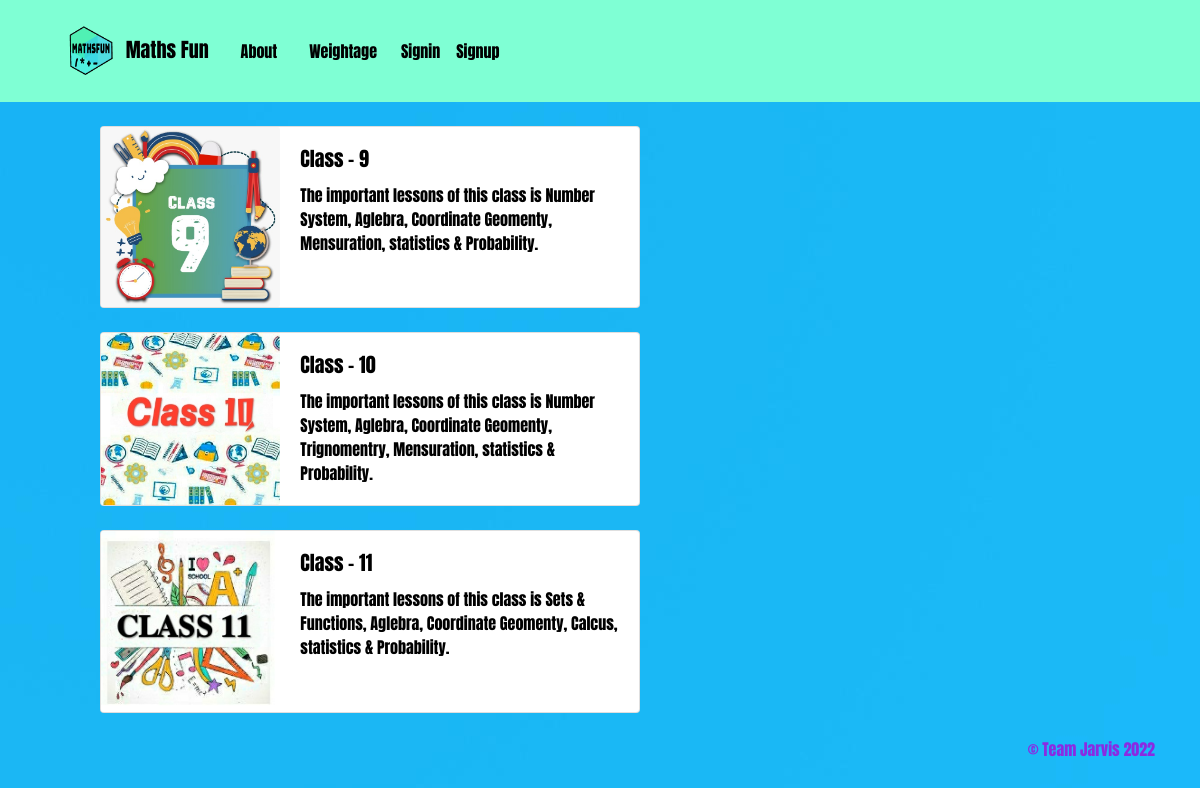
The page / on the database its author committed.
### MathsFun/models.py (models this page shows, shortened)
class AllStandard(models.Model):
    clsimg = models.ImageField(upload_to='classimg/', blank=True)
    standardname = models.CharField(max_length=300)
    deskrip = models.CharField(max_length=20000)

### MathsFun/views.py (the view)
# urls.py: path('', views.Standard, name='home-page'),
def Standard(request):
    ac = AllStandard.objects.all()
    template = loader.get_template('MathsFun/Standard.html')
    context = {
        'ac': ac,
    }
    return HttpResponse(template.render(context, request))

### MathsFun/templates/MathsFun/Standard.html (shortened to what this page needs)
{% extends 'base.html' %}
{% block content %}
<div class = 'container'>
  <br/>
  <ol>
    {% for x in ac %}
    <div class="card mb-4" style="max-width: 540px;">
      <div class="row no-gutters">
        {% if x.clsimg %}
        <div class="col-md-4">
          <img src="{{ x.clsimg.url }}"  class="card-img" height = '100%' width = '100%'>
        </div>
        {% endif %}
        <div class="col-md-8">
          <div class="card-body">
            <h5 class="card-title"><a href="{% url 'topic' x.id %}"  id = 'click'>{{x.standardname}}</a></h5>
            <p class="card-text"><a href="{% url 'topic' x.id %}"  id = 'click'>{{x.deskrip}}</a></p>
          </div>
        </div>
      </div>
    </div>
    {% endfor %}
  </ol>
</div>
{% endblock %}

### website/templates/base.html (shortened to what this page needs)
<!doctype html>
<html lang="en">
<head>
  {% load static %}
  <link rel="stylesheet" href="https://stackpath.bootstrapcdn.com/bootstrap/4.5.2/css/bootstrap.min.css">
</head>
<body>
  <nav class="navbar navbar-light " style="background-color:#7fffd4;" >
    <div class = 'container' >
      <nav class="navbar navbar-expand-lg navbar-light" >
        <a class="navbar-brand" href='{% url "home-page" %}' id = 'cp'>
          <img src ='{% static "wlogo.png" %}' class='d-inline-block align-top-right' height=60 width=60/>
          Maths Fun
        </a>
        <div class="collapse navbar-collapse" id="navbarNavDropdown">
          <div class="nav-item">
            <a class="nav-link" href="{% url 'about' %}" id = 'cp'>About</a>
          </div>
          <div class = 'nav-item'>
            <a class = 'nav-link' href = "{% url 'weightage' %}" id = 'cp'>Weightage</a>
          </div>
          <ul class="navbar-nav ml-auto">
            {% if user.is_authenticated %}
            <li class="nav-item">
              <a class="nav-link" href="{% url 'account_logout' %}" id = 'cp'>Signout</a>
            </li>
            {% else %}
            <li class="nav-item">
              <a class="nav-link" href="{% url 'account_login' %}" id = 'cp'>Signin</a>
            </li>
            <li class="nav-item">
              <a class="nav-link" href="{% url 'account_signup' %}" id = 'cp'>Signup</a>
            </li>
            {% endif %}
            </div>
        </div>
      </nav>
  <div class="container">
    {% block content %}
    {% endblock %}
  </div>
  <div>
    <footer class = 'text-muted'>
      <div class = 'container text-right'>
        <a href = "{% url 'home-page' %}" class = 'text-muted' id = 'cz'>© Team Jarvis {% now 'Y' %}</a>
      </div>
    </footer>
  </div>
</body>
</html>

### rows shown on the page
AllStandard: clsimg (picture), standardname "Class - 9", deskrip "The important lessons of this class is Number System, Aglebra, Coordinate Geomenty, Mensuration, statistics & Probability."
AllStandard: clsimg (picture), standardname "Class - 10", deskrip "The important lessons of this class is Number System, Aglebra, Coordinate Geomenty, Trignomentry, Mensuration, statistics & Probability."
AllStandard: clsimg (picture), standardname "Class - 11", deskrip "The important lessons of this class is Sets & Functions, Aglebra, Coordinate Geomenty, Calcus, statistics & Probability."
